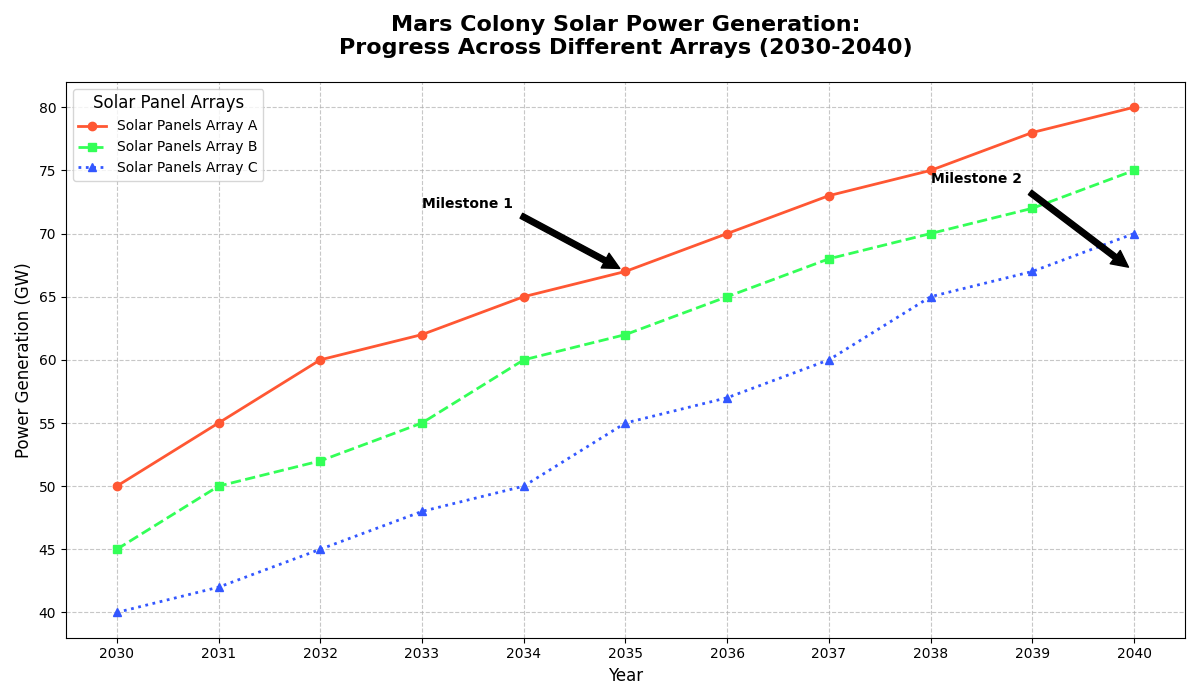

The script that drew this image:
import matplotlib.pyplot as plt
import numpy as np

# Solar power generation in a futuristic Mars colony scenario
years = np.arange(2030, 2041)
solar_panels_A = np.array([50, 55, 60, 62, 65, 67, 70, 73, 75, 78, 80])
solar_panels_B = np.array([45, 50, 52, 55, 60, 62, 65, 68, 70, 72, 75])
solar_panels_C = np.array([40, 42, 45, 48, 50, 55, 57, 60, 65, 67, 70])

# Create a figure with multiple subplots
fig, ax = plt.subplots(figsize=(12, 7))

# Plotting the data for each set of solar panels
ax.plot(years, solar_panels_A, label='Solar Panels Array A', linestyle='-', marker='o', color='#ff5733', linewidth=2, markersize=6)
ax.plot(years, solar_panels_B, label='Solar Panels Array B', linestyle='--', marker='s', color='#33ff57', linewidth=2, markersize=6)
ax.plot(years, solar_panels_C, label='Solar Panels Array C', linestyle=':', marker='^', color='#3357ff', linewidth=2, markersize=6)

# Annotations to highlight significant points
ax.annotate('Milestone 1', xy=(2035, 67), xytext=(2033, 72), 
             arrowprops=dict(facecolor='black', shrink=0.05),
             fontsize=10, fontweight='bold')
ax.annotate('Milestone 2', xy=(2040, 67), xytext=(2038, 74),
             arrowprops=dict(facecolor='black', shrink=0.05),
             fontsize=10, fontweight='bold')

# Define titles and labels
ax.set_title('Mars Colony Solar Power Generation:\nProgress Across Different Arrays (2030-2040)', fontsize=16, fontweight='bold', pad=20)
ax.set_xlabel('Year', fontsize=12)
ax.set_ylabel('Power Generation (GW)', fontsize=12)

# Grid for better readability
ax.grid(True, linestyle='--', alpha=0.7)

# Set x-ticks and y-ticks
ax.set_xticks(years)
ax.set_yticks(np.arange(40, 85, step=5))

# Add legend with custom settings to avoid data overlap
ax.legend(loc='upper left', fontsize=10, title='Solar Panel Arrays', title_fontsize='12')

# Automatically adjust the layout
plt.tight_layout()

# Display the plot
plt.show()
